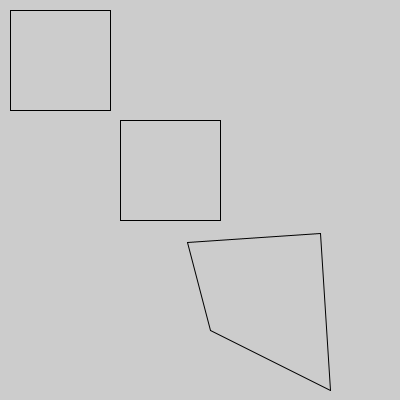
Frame 1 (no input)
Frame 60 (the mouse pressed at the canvas centre just before this capture): identical to frame 1, image omitted
Frame 120 (the mouse held since frame 60 and released just before this capture): identical to frame 1, image omitted

The Processing sketch that drew this single still picture (run headless with seeded random() and noise(); from frame 60 on, the mouse is pressed at the canvas centre):

// Processing sketch: pvector_drawing_1
// ── pvector_drawing_1.pde
// using pvectors to draw simple shapes
// redundant when simple, but can let you draw more complex variations on shapes
// by modifying the pvectors

SimpleSquare mySimpleSquare1; // Declare objects
PVectorSquare myPVectorSquare1;
PVectorWarpedSquare myPVectorWarpedSquare1;


void setup() {
  size(400,400);
  mySimpleSquare1 = new SimpleSquare(10, 10); // Initialize objects //<>//
  myPVectorSquare1 = new PVectorSquare(120, 120);
  myPVectorWarpedSquare1 = new PVectorWarpedSquare(230, 230);
}

void draw() {
  background(204);
  smooth();  
  mySimpleSquare1.display();
  myPVectorSquare1.display();
  myPVectorWarpedSquare1.display();
}


class SimpleSquare { 
  // data
  float xPos;
  float yPos;
  float xWidth;
  float yHeight;
  color col;  

  // constructor, defined with arguments
  SimpleSquare (float xPos_, float yPos_) {
    xPos = xPos_;
    yPos = yPos_; 
    xWidth = 100;
    yHeight = 100;
    col = color(0); 
  }  
  
  // functions
  void display(){  
    //draw shape  
    line(xPos, yPos, xPos+xWidth, yPos);
    line(xPos+xWidth, yPos, xPos+xWidth, yPos+yHeight);
    line(xPos+xWidth, yPos+yHeight, xPos, yPos+yHeight);
    line(xPos, yPos+yHeight, xPos, yPos);
  }   
}


class PVectorSquare { 
  
  // data
  float xPos;
  float yPos;
  float xWidth;
  float yHeight;
  color col;  

  PVector point1; 
  PVector point2;
  PVector point3;
  PVector point4;


  // constructor, defined with arguments
  PVectorSquare (float xPos_, float yPos_) {
    xPos = xPos_;
    yPos = yPos_; 
    xWidth = 100;
    yHeight = 100;
    col = color(0); 
        
    point1 = new PVector(xPos,yPos); 
    point2 = new PVector(xPos+xWidth,yPos);
    point3 = new PVector(xPos+xWidth,yPos+yHeight);
    point4 = new PVector(xPos,yPos+yHeight);
    
  }  
  
  // functions
  
  void display(){  
    //draw shape  
    line(point1.x, point1.y, point2.x, point2.y);
    line(point2.x, point2.y, point3.x, point3.y);
    line(point3.x, point3.y, point4.x, point4.y);
    line(point4.x, point4.y, point1.x, point1.y);
  }  
    
  
}



class PVectorWarpedSquare { 
  
  // data
  float xPos;
  float yPos;
  float xWidth;
  float yHeight;
  color col;  

  PVector point1; 
  PVector point2;
  PVector point3;
  PVector point4;


  // constructor, defined with arguments
  PVectorWarpedSquare (float xPos_, float yPos_) {
    xPos = xPos_;
    yPos = yPos_; 
    xWidth = 100;
    yHeight = 100;
    col = color(0); 
        
    point1 = new PVector(xPos-43,yPos+12); 
    point2 = new PVector(xPos+xWidth-10,yPos+3);
    point3 = new PVector(xPos+xWidth,yPos+yHeight+60);
    point4 = new PVector(xPos-20,yPos+yHeight);
    
  }  
  
  // functions
  
  void display(){  
    //draw shape  
    line(point1.x, point1.y, point2.x, point2.y);
    line(point2.x, point2.y, point3.x, point3.y);
    line(point3.x, point3.y, point4.x, point4.y);
    line(point4.x, point4.y, point1.x, point1.y);
  }  
    
  
}
